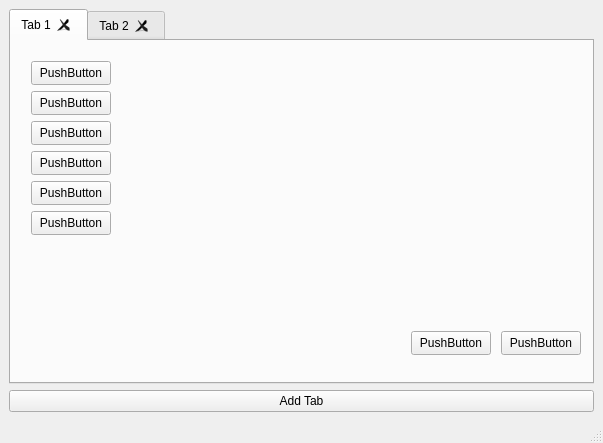
<?xml version="1.0" encoding="UTF-8"?>
<ui version="4.0">
 <class>MainWindow</class>
 <widget class="QMainWindow" name="MainWindow">
  <property name="geometry">
   <rect>
    <x>0</x>
    <y>0</y>
    <width>603</width>
    <height>443</height>
   </rect>
  </property>
  <property name="windowTitle">
   <string>MainWindow</string>
  </property>
  <widget class="QWidget" name="centralwidget">
   <layout class="QVBoxLayout" name="verticalLayout_2">
    <item>
     <layout class="QVBoxLayout" name="verticalLayout">
      <item>
       <widget class="QTabWidget" name="tabWidget">
        <property name="tabShape">
         <enum>QTabWidget::TabShape::Rounded</enum>
        </property>
        <property name="currentIndex">
         <number>0</number>
        </property>
        <property name="documentMode">
         <bool>false</bool>
        </property>
        <property name="tabsClosable">
         <bool>true</bool>
        </property>
        <property name="movable">
         <bool>true</bool>
        </property>
        <property name="tabBarAutoHide">
         <bool>false</bool>
        </property>
        <widget class="QWidget" name="tab">
         <attribute name="title">
          <string>Tab 1</string>
         </attribute>
         <widget class="QPushButton" name="pushButton_2">
          <property name="geometry">
           <rect>
            <x>20</x>
            <y>20</y>
            <width>80</width>
            <height>24</height>
           </rect>
          </property>
          <property name="text">
           <string>PushButton</string>
          </property>
         </widget>
         <widget class="QPushButton" name="pushButton_3">
          <property name="geometry">
           <rect>
            <x>20</x>
            <y>50</y>
            <width>80</width>
            <height>24</height>
           </rect>
          </property>
          <property name="text">
           <string>PushButton</string>
          </property>
         </widget>
         <widget class="QPushButton" name="pushButton_4">
          <property name="geometry">
           <rect>
            <x>20</x>
            <y>110</y>
            <width>80</width>
            <height>24</height>
           </rect>
          </property>
          <property name="text">
           <string>PushButton</string>
          </property>
         </widget>
         <widget class="QPushButton" name="pushButton_5">
          <property name="geometry">
           <rect>
            <x>20</x>
            <y>80</y>
            <width>80</width>
            <height>24</height>
           </rect>
          </property>
          <property name="text">
           <string>PushButton</string>
          </property>
         </widget>
         <widget class="QPushButton" name="pushButton_6">
          <property name="geometry">
           <rect>
            <x>20</x>
            <y>140</y>
            <width>80</width>
            <height>24</height>
           </rect>
          </property>
          <property name="text">
           <string>PushButton</string>
          </property>
         </widget>
         <widget class="QPushButton" name="pushButton_7">
          <property name="geometry">
           <rect>
            <x>20</x>
            <y>170</y>
            <width>80</width>
            <height>24</height>
           </rect>
          </property>
          <property name="text">
           <string>PushButton</string>
          </property>
         </widget>
         <widget class="QPushButton" name="pushButton_8">
          <property name="geometry">
           <rect>
            <x>490</x>
            <y>290</y>
            <width>80</width>
            <height>24</height>
           </rect>
          </property>
          <property name="text">
           <string>PushButton</string>
          </property>
         </widget>
         <widget class="QPushButton" name="pushButton_9">
          <property name="geometry">
           <rect>
            <x>400</x>
            <y>290</y>
            <width>80</width>
            <height>24</height>
           </rect>
          </property>
          <property name="text">
           <string>PushButton</string>
          </property>
         </widget>
        </widget>
        <widget class="QWidget" name="tab_2">
         <attribute name="title">
          <string>Tab 2</string>
         </attribute>
         <widget class="QCommandLinkButton" name="commandLinkButton">
          <property name="geometry">
           <rect>
            <x>160</x>
            <y>80</y>
            <width>168</width>
            <height>41</height>
           </rect>
          </property>
          <property name="text">
           <string>CommandLinkButton</string>
          </property>
         </widget>
         <widget class="QDialogButtonBox" name="buttonBox">
          <property name="geometry">
           <rect>
            <x>400</x>
            <y>280</y>
            <width>166</width>
            <height>24</height>
           </rect>
          </property>
          <property name="standardButtons">
           <set>QDialogButtonBox::StandardButton::Cancel|QDialogButtonBox::StandardButton::Ok</set>
          </property>
         </widget>
         <widget class="QScrollArea" name="scrollArea">
          <property name="geometry">
           <rect>
            <x>20</x>
            <y>180</y>
            <width>321</width>
            <height>80</height>
           </rect>
          </property>
          <property name="widgetResizable">
           <bool>true</bool>
          </property>
          <widget class="QWidget" name="scrollAreaWidgetContents">
           <property name="geometry">
            <rect>
             <x>0</x>
             <y>0</y>
             <width>319</width>
             <height>78</height>
            </rect>
           </property>
           <widget class="QListView" name="listView">
            <property name="geometry">
             <rect>
              <x>40</x>
              <y>10</y>
              <width>256</width>
              <height>192</height>
             </rect>
            </property>
           </widget>
          </widget>
         </widget>
         <widget class="QToolBox" name="toolBox">
          <property name="geometry">
           <rect>
            <x>380</x>
            <y>80</y>
            <width>181</width>
            <height>128</height>
           </rect>
          </property>
          <property name="currentIndex">
           <number>0</number>
          </property>
          <widget class="QWidget" name="page">
           <property name="geometry">
            <rect>
             <x>0</x>
             <y>0</y>
             <width>181</width>
             <height>68</height>
            </rect>
           </property>
           <attribute name="label">
            <string>Page 1</string>
           </attribute>
          </widget>
          <widget class="QWidget" name="page_2">
           <property name="geometry">
            <rect>
             <x>0</x>
             <y>0</y>
             <width>100</width>
             <height>30</height>
            </rect>
           </property>
           <attribute name="label">
            <string>Page 2</string>
           </attribute>
          </widget>
         </widget>
         <widget class="QProgressBar" name="progressBar">
          <property name="geometry">
           <rect>
            <x>450</x>
            <y>10</y>
            <width>118</width>
            <height>23</height>
           </rect>
          </property>
          <property name="value">
           <number>24</number>
          </property>
         </widget>
         <widget class="QWidget" name="">
          <property name="geometry">
           <rect>
            <x>30</x>
            <y>30</y>
            <width>102</width>
            <height>108</height>
           </rect>
          </property>
          <layout class="QVBoxLayout" name="verticalLayout_3">
           <item>
            <widget class="QRadioButton" name="radioButton">
             <property name="text">
              <string>RadioButton</string>
             </property>
            </widget>
           </item>
           <item>
            <widget class="QRadioButton" name="radioButton_2">
             <property name="text">
              <string>RadioButton</string>
             </property>
            </widget>
           </item>
           <item>
            <widget class="QRadioButton" name="radioButton_3">
             <property name="text">
              <string>RadioButton</string>
             </property>
            </widget>
           </item>
           <item>
            <widget class="QRadioButton" name="radioButton_4">
             <property name="text">
              <string>RadioButton</string>
             </property>
            </widget>
           </item>
          </layout>
         </widget>
        </widget>
       </widget>
      </item>
      <item>
       <widget class="QPushButton" name="pushButton">
        <property name="text">
         <string>Add Tab</string>
        </property>
       </widget>
      </item>
     </layout>
    </item>
   </layout>
  </widget>
  <widget class="QMenuBar" name="menubar">
   <property name="geometry">
    <rect>
     <x>0</x>
     <y>0</y>
     <width>603</width>
     <height>21</height>
    </rect>
   </property>
  </widget>
  <widget class="QStatusBar" name="statusbar"/>
 </widget>
 <resources/>
 <connections/>
</ui>
